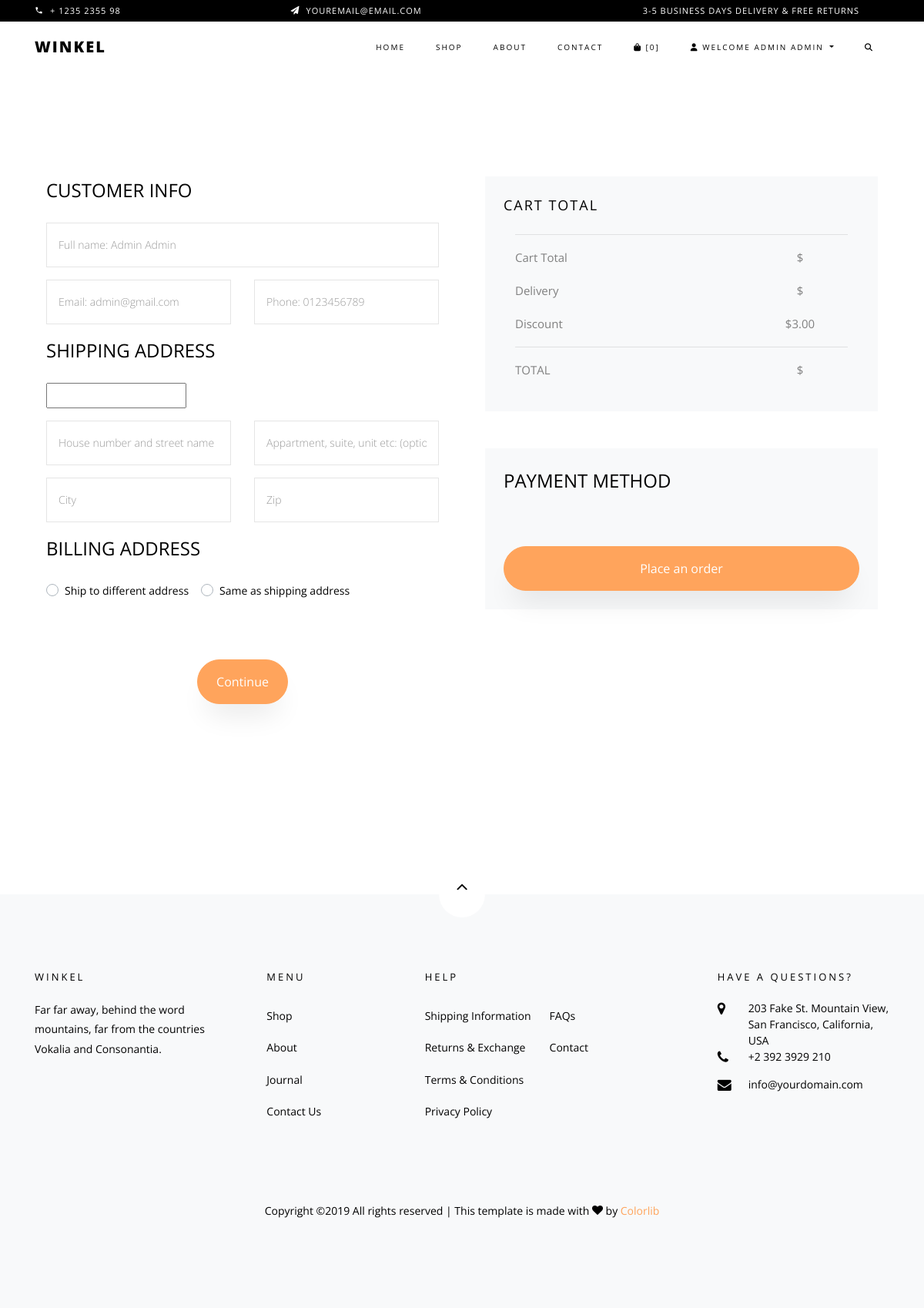
/cart/checkout2/ (signed in), run on an earlier commit of the app's database.
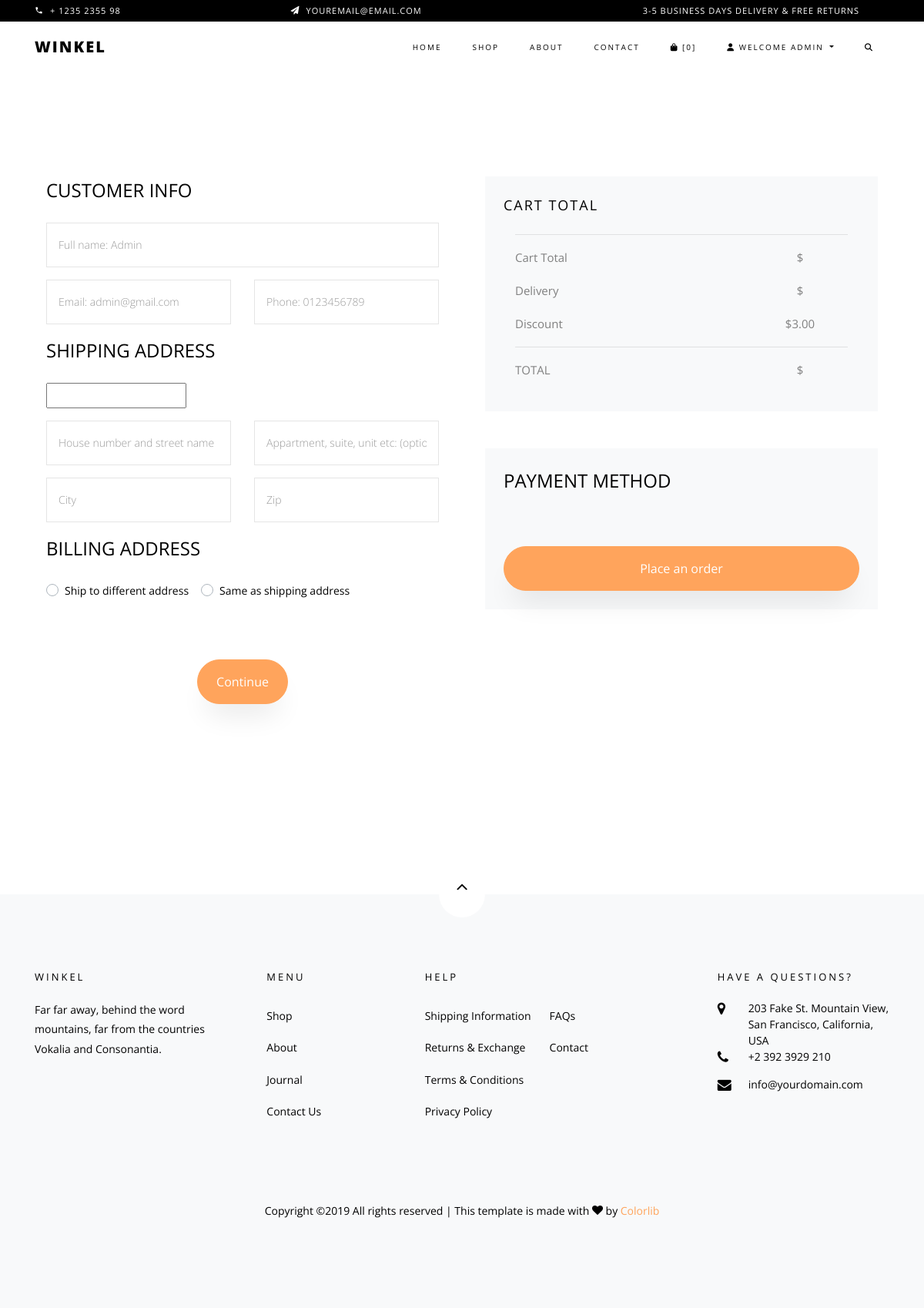
And on a later commit of the database.
### accounts/models.py (models this page shows, shortened)
class User(AbstractBaseUser):
    email = models.EmailField(max_length=255, unique=True)
    full_name = models.CharField(max_length=255, blank=True, null=True)
    phone = models.CharField(max_length=10, blank=True, null=True)
    is_active = models.BooleanField(default=True)
    staff = models.BooleanField(default=False)
    admin = models.BooleanField(default=False)
    timestamp = models.DateTimeField(auto_now_add=True)
    USERNAME_FIELD = 'email'
    REQUIRED_FIELDS = []
    objects = UserManager()

### carts/models.py (models this page shows, shortened)
class Cart(models.Model):
    user = models.ForeignKey(User, null=True, blank=True, on_delete=models.CASCADE,)
    items = models.ManyToManyField(CartItem, blank=True)
    timestamp = models.DateTimeField(auto_now_add=True)
    updated = models.DateTimeField(auto_now=True)
    objects = CartManager()
    def get_cart_count(self):
        cart_count = 0
        qs = self.items.all()
        for i in range(0, qs.count()):
            cart_count += qs[i].quantity
        return cart_count

### carts/views.py (the view)
# urls.py: path('checkout2/', checkout, name='checkout2'),
def checkout(request):
    form = CheckoutForm(request.POST or None)
    context = {
        'form': form
    }
    return render(request, 'carts/checkout2.html', context)

### carts/models.py (called while the page is built)
    def new_or_get(self, request):
        cart_id = request.session.get('cart_id', None)
        qs = self.get_queryset().filter(id=cart_id)
        if qs.count() == 1:
            new_obj = False
            cart_obj = qs.first()
            if request.user.is_authenticated and cart_obj.user is None:
                cart_obj.user = request.user
                cart_obj.save()
        else:
            cart_obj = Cart.objects.new(user=request.user)
            new_obj = True
            request.session['cart_id'] = cart_obj.id
        return cart_obj, new_obj

    def new(self, user=None):
        user_obj = None
        if user is not None:
            if user.is_authenticated:
                user_obj = user
        return self.model.objects.create(user=user_obj)

### carts/templatetags/cart_template_tags.py (called while the page is built)
@register.filter
def cart_item_count(request):
    cart, new_cart = Cart.objects.new_or_get(request)
    return cart.get_cart_count()

### carts/templates/carts/checkout2.html (shortened to what the changed rows need)
{% extends "base.html" %}
{% load static %}
{% load countries %}
{% block content %}
  <section class="ftco-section">
    <div class="container">
      <div class="row">
        <div class="col-xl-6 ftco-animate">
          <div class="container">
            <div class="row">
              <div class="col-xl-12 mb-5">
                <form method="POST" action="" class="billing-form">{% csrf_token %}
                  {% if not user.is_authenticated %}
                    <p><a href="{% url 'login'%}">Login if you have an account</a></p>
                    <div class="row align-items-end">
                      <div class="w-100"></div>
                      <div class="col-md-12">
                        <div class="form-group">
                          {{ form.full_name }}
                        </div>
                      </div>
                      <div class="w-100"></div>
                      <div class="col-md-6">
                        <div class="form-group">
                          {{ form.email }}
                        </div>
                      </div>
                      <div class="col-md-6">
                        <div class="form-group">
                          {{ form.phone }}
                        </div>
                      </div>
                    </div>
                  {% else %}
                    <div class="row align-items-end">
                      <div class="col-md-12">
                        <div class="form-group">
                          {% if user.full_name %}
                            <input type="text" class="form-control" placeholder="Full name: {{ user.full_name }}" disabled>
                          {% else %}
                            {{ form.full_name }}
                          {% endif %}
                        </div>
                      </div>
                      <div class="col-md-6">
                        <div class="form-group">
                          {% if user.email %}
                            <input type="text" class="form-control" placeholder="Email: {{ user.email }}" disabled>
                          {% else %}
                            {{ form.email }}
                          {% endif %}
                        </div>
                      </div>
                      <div class="col-md-6">
                        <div class="form-group">
                          {% if user.phone %}
                            <input type="text" class="form-control" placeholder="Phone: {{ user.phone }}">
                          {% else %}
                            {{ form.phone }}
                          {% endif %}
                        </div>
                      </div>
                    </div>
                  {% endif %}
                    <br/>
                </form>
              </div>
            </div>
          </div>
        </div>
      </div>
    </div>
  </section>
{% endblock %}

### templates/base/navbar.html (shortened to what this page needs)
{% load static %}
{% load compress %}
{% load cart_template_tags %}
{% url 'home' as home_url %}
{% url 'about' as about_url %}
{% url 'contact' as contact_url %}
{% url 'products:list' as product_list_url %}
{% url 'login' as login_url %}
{% url 'logout' as logout_url %}
{% url 'register' as register_url %}
{% url 'cart:home' as cart_url %}
{% url 'account:home' as account_url %}
<div class="py-1 bg-black">
  <div class="container">
    <div class="row no-gutters d-flex align-items-start align-items-center px-md-0">
      <div class="col-lg-12 d-block">
        <div class="row d-flex">
          <div class="col-md pr-4 d-flex topper align-items-center">
            <div class="icon mr-2 d-flex justify-content-center align-items-center"><span class="icon-phone2"></span></div>
            <span class="text">+ 1235 2355 98</span>
          </div>
          <div class="col-md pr-4 d-flex topper align-items-center">
            <div class="icon mr-2 d-flex justify-content-center align-items-center"><span class="icon-paper-plane"></span></div>
            <span class="text">youremail@email.com</span>
          </div>
          <div class="col-md-5 pr-4 d-flex topper align-items-center text-lg-right">
            <span class="text">3-5 Business days delivery &amp; Free Returns</span>
          </div>
        </div>
      </div>
    </div>
  </div>
</div>
<nav class="navbar navbar-expand-lg navbar-dark ftco_navbar bg-dark ftco-navbar-light" id="ftco-navbar">
  <div class="container">
    <a class="navbar-brand" href="{{ home_url }}">Winkel</a>
    <div class="collapse navbar-collapse" id="ftco-nav">
      <ul class="navbar-nav ml-auto">
        <li class="nav-item {% if request.path == home_url %}custom-active{% endif %}"><a href="{{ home_url }}" class="nav-link">Home</a></li>
        <li class="nav-item {% if request.path == product_list_url %}custom-active{% endif %}"><a href="{{ product_list_url }}" class="nav-link">Shop</a></li>
        <li class="nav-item {% if request.path == about_url %}custom-active{% endif %}"><a href="{{ about_url }}" class="nav-link">About</a></li>
        <li class="nav-item {% if request.path == contact_url %}custom-active{% endif %}"><a href="{{ contact_url }}" class="nav-link">Contact</a></li>
        <li class="nav-item {% if request.path == cart_url %}custom-active{% endif %}">
          <a href="{{ cart_url }}" class="nav-link">
            <span class="navbar-cart-count">
              <i class="fas fa-shopping-bag"></i> [{{ request|cart_item_count }}]
            </span>
          </a>
        </li>
        {% if request.user.is_authenticated %}
          <li class="nav-item dropdown">
            <a class="nav-link dropdown-toggle" href="#" id="dropdown05" data-toggle="dropdown" aria-haspopup="true" aria-expanded="false">
              <i class="fas fa-user"></i> Welcome {{ user.full_name }}
            </a>
          </li>
        {% else %}
          <li class="nav-item {% if request.path == login_url %}custom-active{% endif %}"><a href="{{ login_url }}?next={{ request.path|urlencode }}" class="nav-link"><i class="fas fa-sign-in-alt"></i></a></li>
        {% endif %}
        <li class="nav-item"><a href="#collapseSearchForm" class="nav-link" data-toggle="collapse" aria-expanded="false" aria-controls="#collapseSearchForm"><i class="fas fa-search"></i></a></li>
      </ul>
    </div>
  </div>
</nav>

What changed in the data, as far as the page shows it:
changed User "Email: admin@gmail.com": full_name "ADMIN ADMIN" → "ADMIN"; full_name "Full name: Admin Admin" → "Full name: Admin"
